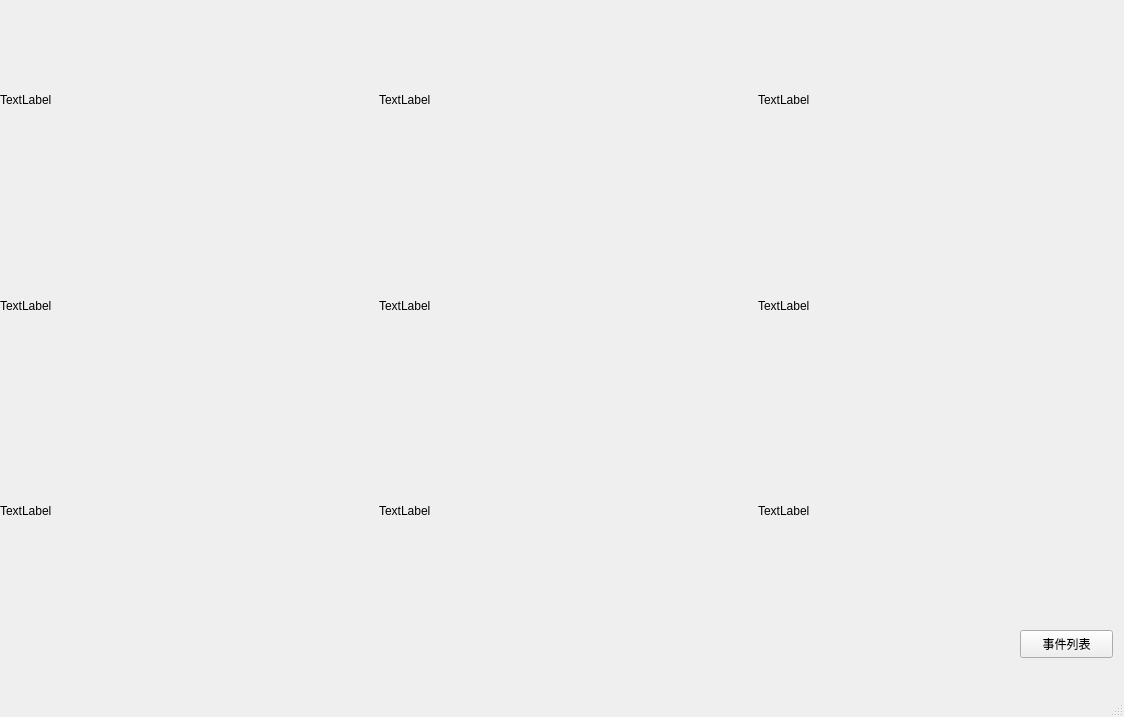
<?xml version="1.0" encoding="UTF-8"?>
<ui version="4.0">
 <class>MainWindow</class>
 <widget class="QMainWindow" name="MainWindow">
  <property name="geometry">
   <rect>
    <x>0</x>
    <y>0</y>
    <width>1124</width>
    <height>717</height>
   </rect>
  </property>
  <property name="windowTitle">
   <string>MainWindow</string>
  </property>
  <widget class="QWidget" name="centralwidget">
   <widget class="QWidget" name="gridLayoutWidget">
    <property name="geometry">
     <rect>
      <x>0</x>
      <y>0</y>
      <width>1131</width>
      <height>611</height>
     </rect>
    </property>
    <layout class="QGridLayout" name="gridLayout">
     <item row="0" column="2">
      <widget class="QLabel" name="label_3">
       <property name="text">
        <string>TextLabel</string>
       </property>
      </widget>
     </item>
     <item row="1" column="0">
      <widget class="QLabel" name="label_4">
       <property name="text">
        <string>TextLabel</string>
       </property>
      </widget>
     </item>
     <item row="0" column="0">
      <widget class="QLabel" name="label">
       <property name="text">
        <string>TextLabel</string>
       </property>
      </widget>
     </item>
     <item row="1" column="2">
      <widget class="QLabel" name="label_5">
       <property name="text">
        <string>TextLabel</string>
       </property>
      </widget>
     </item>
     <item row="0" column="1">
      <widget class="QLabel" name="label_2">
       <property name="text">
        <string>TextLabel</string>
       </property>
      </widget>
     </item>
     <item row="2" column="2">
      <widget class="QLabel" name="label_6">
       <property name="text">
        <string>TextLabel</string>
       </property>
      </widget>
     </item>
     <item row="1" column="1">
      <widget class="QLabel" name="label_7">
       <property name="text">
        <string>TextLabel</string>
       </property>
      </widget>
     </item>
     <item row="2" column="0">
      <widget class="QLabel" name="label_8">
       <property name="text">
        <string>TextLabel</string>
       </property>
      </widget>
     </item>
     <item row="2" column="1">
      <widget class="QLabel" name="label_9">
       <property name="text">
        <string>TextLabel</string>
       </property>
      </widget>
     </item>
    </layout>
   </widget>
   <widget class="QPushButton" name="pushButton">
    <property name="geometry">
     <rect>
      <x>1020</x>
      <y>630</y>
      <width>93</width>
      <height>28</height>
     </rect>
    </property>
    <property name="text">
     <string>事件列表</string>
    </property>
   </widget>
   <widget class="QLabel" name="label_10">
    <property name="geometry">
     <rect>
      <x>920</x>
      <y>640</y>
      <width>72</width>
      <height>15</height>
     </rect>
    </property>
    <property name="text">
     <string/>
    </property>
   </widget>
  </widget>
  <widget class="QMenuBar" name="menubar">
   <property name="geometry">
    <rect>
     <x>0</x>
     <y>0</y>
     <width>1124</width>
     <height>26</height>
    </rect>
   </property>
  </widget>
  <widget class="QStatusBar" name="statusbar"/>
 </widget>
 <resources/>
 <connections/>
</ui>
